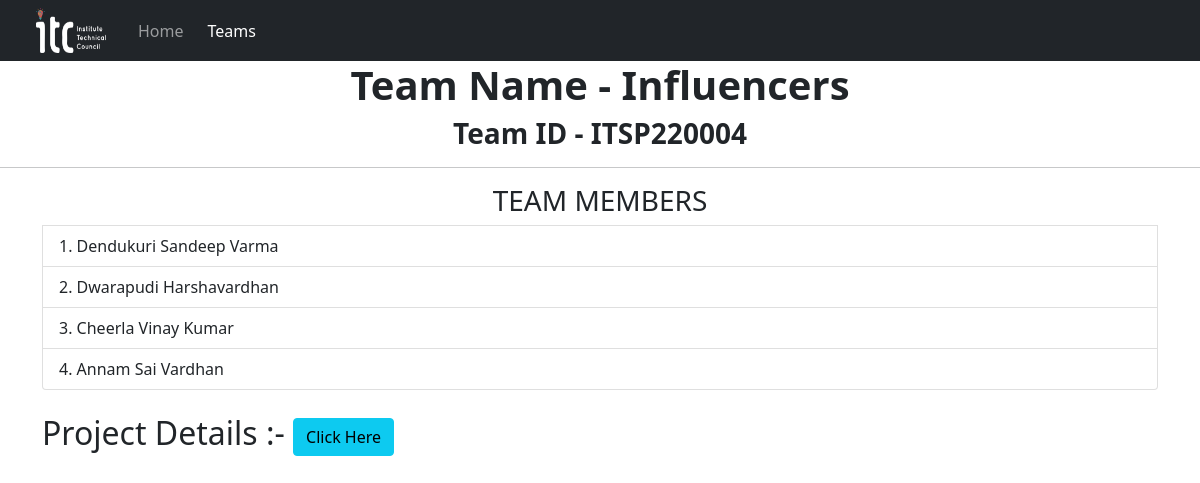
Screenshot of /ITSP220004 with the database file from the repository.
### ITSP/models.py (models this page shows)
class Team(models.Model):
    Team_name = models.CharField(max_length=50)
    Team_id = models.CharField(primary_key=True, editable=True, max_length=10)
    member1 = models.CharField(max_length=50,null=True)
    member2 = models.CharField(max_length=50,default="NA")
    member3 = models.CharField(max_length=50,default="NA")
    member4 = models.CharField(max_length=50,default="NA")
    Team_info = models.URLField(max_length=200,null=True)
    def __str__(self):
        return self.Team_name + " ( " + self.Team_id + " )"

### ITSP/views.py (the view)
# urls.py: path('<str:pk>', views.go , name="go"),
def go(request,pk):
    try:
        team_info = Team.objects.get(Team_id = pk)
        print(team_info)
        return render(request,template_name="team.html",context={'team':team_info})
    except:
        pass
        return HttpResponse("Team id Does not exist! Try again!!!")

### templates/team.html (shortened to what this page needs)
{% extends 'base.html' %}
{% block homenav %}
<li class="nav-item">
  <a class="nav-link" aria-current="page" href="/">Home</a>
</li>
<li class="nav-item">
  <a class="nav-link mx-2 active" href="#">Teams</a>
</li>
{% endblock homenav %}
{% block body %}
<div>
  <h1 class="text-center"><b>Team Name - {{team.Team_name}}</b></h1>
  <h3 class="text-center"><b>Team ID - {{team.Team_id}}</b></h3>
  <hr>
  <div class="container">
    <ol class="list-group list-group-numbered">
        <div class="text-center"><b> <h3>TEAM MEMBERS</h3></b></div>
      <li class="list-group-item">{{team.member1}}</li>
      <li class="list-group-item">{{team.member2}}</li>
      <li class="list-group-item">{{team.member3}}</li>
      <li class="list-group-item">{{team.member4}}</li>
    </ol>
    <br>
    <h2>
      Project Details :-   <a class="btn btn-info" href="{{team.Team_info}}" target="_blank" role="button">Click Here</a>
    </h2>
  </div>
{% endblock body %}

### rows the page displays
Team: Team_name "Influencers", Team_id "ITSP220004", member1 "Dendukuri Sandeep Varma", member2 "Dwarapudi Harshavardhan", member3 "Cheerla Vinay Kumar", member4 "Annam Sai Vardhan"
